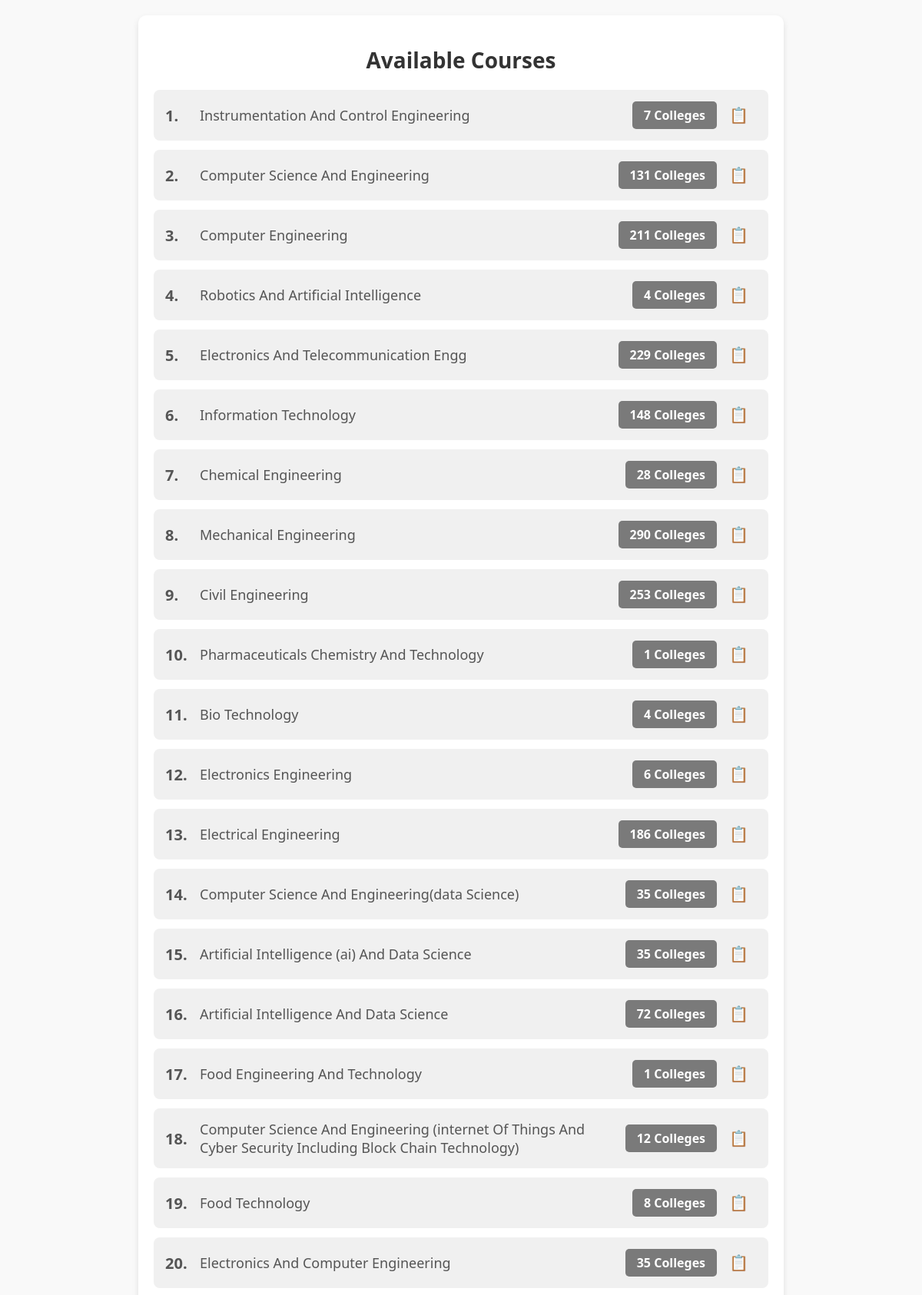
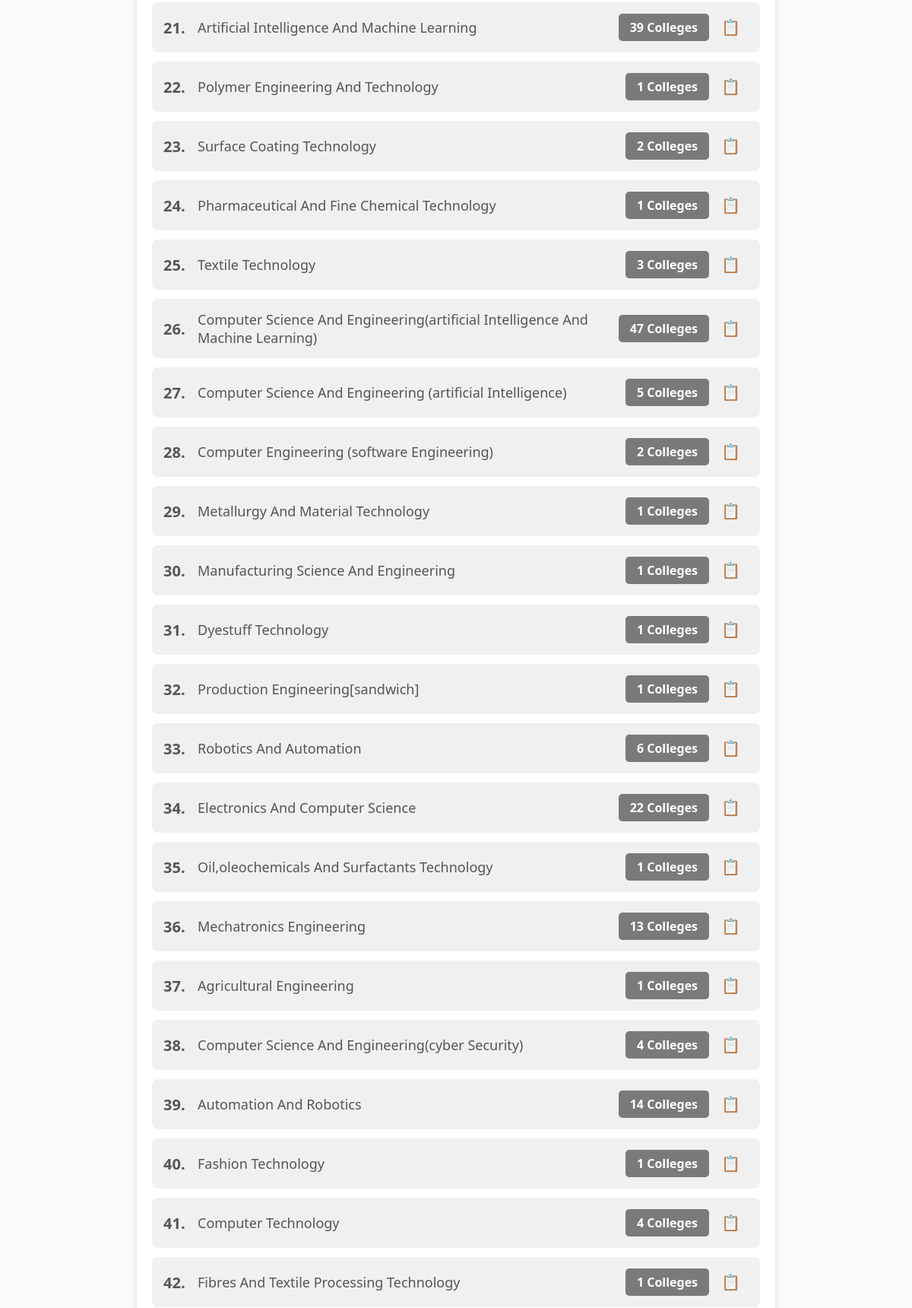
Screenshot of /info/courses (upper part) with the database file from the repository (2 pictures, top to bottom).
### tables this page shows
CREATE TABLE "courses" (
	"course_id"	INTEGER,
	"course_name"	INTEGER NOT NULL UNIQUE, college_count INTEGER DEFAULT 0,
	PRIMARY KEY("course_id")
);

### app.py (the view)
@app.route("/info/courses")
def courses():
    conn = sqlite3.connect(db_path)
    cursor = conn.cursor()
    cursor.execute("SELECT course_name,college_count FROM courses")
    all_courses = cursor.fetchall()
    conn.close()
    return render_template("courses_info.html",data=all_courses)

### templates/courses_info.html (shortened to what this page needs)
<!DOCTYPE html>
<html lang="en">
<head>
</head>
<body>
    <div class="container">
        <h1>Available Courses</h1>
        <ol class="course-list">
            {% for course in data %}
                <li>
                    <span class="course-name">{{ course[0] }}</span>
                    <span class="course-count">{{ course[1] }} Colleges</span>
                    <button class="copy-btn" data-tooltip="Copy to clipboard" onclick="copyToClipboard('{{ course[0] }}')">
                        &#x1F4CB;
                    </button>
                </li>
            {% endfor %}
        </ol>
    </div>
</body>
</html>

### templates/courses_info.html (style rules this page uses)
body { font-family: 'Segoe UI', Tahoma, Geneva, Verdana, sans-serif; background-color: #f9f9f9; margin: 0; padding: 20px; }
.container { max-width: 800px; margin: 0 auto; background-color: #ffffff; padding: 20px; box-shadow: 0 4px 8px rgba(0, 0, 0, 0.1); border-radius: 10px; }
h1 { text-align: center; color: #333; margin-bottom: 20px; font-size: 28px; }
.course-list { counter-reset: course-counter; padding-left: 0; }
.course-list li { background-color: #f0f0f0; margin: 12px 0; padding: 15px 20px; border-radius: 8px; font-size: 18px; color: #555; transition: background-color 0.3s ease, box-shadow 0.3s ease; list-style: none; position: relative; display: flex; justify-content: space-between; align-items: center; }
.course-list li::before { counter-increment: course-counter; content: counter(course-counter) "."; position: absolute; left: 15px; top: 50%; transform: translateY(-50%); font-weight: bold; color: #555; font-size: 20px; }
.course-name { margin-left: 40px; flex-grow: 1; }
.course-count { background-color: #7a7a7a; border-radius: 5px; padding: 7px 15px; font-size: 16px; color: #fff; font-weight: bold; white-space: nowrap; margin-right: 10px; }
.copy-btn { background: none; border: none; cursor: pointer; font-size: 20px; color: #007bff; transition: color 0.3s ease; position: relative; }
.copy-btn::after { content: attr(data-tooltip); position: absolute; left: 50%; bottom: 100%; transform: translateX(-50%); background-color: #333; color: #fff; padding: 5px 10px; border-radius: 5px; white-space: nowrap; font-size: 14px; opacity: 0; transition: opacity 0.3s ease; pointer-events: none; }

### rows the page displays
courses: course_name "Instrumentation And Control Engineering", college_count "7"
courses: course_name "Computer Science And Engineering", college_count "131"
courses: course_name "Computer Engineering", college_count "211"
courses: course_name "Robotics And Artificial Intelligence", college_count "4"
courses: course_name "Electronics And Telecommunication Engg", college_count "229"
courses: course_name "Information Technology", college_count "148"
courses: course_name "Chemical Engineering", college_count "28"
courses: course_name "Mechanical Engineering", college_count "290"
courses: course_name "Civil Engineering", college_count "253"
courses: course_name "Pharmaceuticals Chemistry And Technology", college_count "1"
courses: course_name "Bio Technology", college_count "4"
courses: course_name "Electronics Engineering", college_count "6"
courses: course_name "Electrical Engineering", college_count "186"
courses: course_name "Computer Science And Engineering(data Science)", college_count "35"
courses: course_name "Artificial Intelligence (ai) And Data Science", college_count "35"
courses: course_name "Artificial Intelligence And Data Science", college_count "72"
courses: course_name "Food Engineering And Technology", college_count "1"
courses: course_name "Computer Science And Engineering (internet Of Things And Cyber Security Including Block Chain Technology)", college_count "12"
courses: course_name "Food Technology", college_count "8"
courses: course_name "Electronics And Computer Engineering", college_count "35"
courses: course_name "Artificial Intelligence And Machine Learning", college_count "39"
courses: course_name "Polymer Engineering And Technology", college_count "1"
courses: course_name "Surface Coating Technology", college_count "2"
courses: course_name "Pharmaceutical And Fine Chemical Technology", college_count "1"
courses: course_name "Textile Technology", college_count "3"
courses: course_name "Computer Science And Engineering(artificial Intelligence And Machine Learning)", college_count "47"
courses: course_name "Computer Science And Engineering (artificial Intelligence)", college_count "5"
courses: course_name "Computer Engineering (software Engineering)", college_count "2"
courses: course_name "Metallurgy And Material Technology", college_count "1"
courses: course_name "Manufacturing Science And Engineering", college_count "1"
courses: course_name "Dyestuff Technology", college_count "1"
courses: course_name "Production Engineering[sandwich]", college_count "1"
courses: course_name "Robotics And Automation", college_count "6"
courses: course_name "Electronics And Computer Science", college_count "22"
courses: course_name "Oil,oleochemicals And Surfactants Technology", college_count "1"
courses: course_name "Mechatronics Engineering", college_count "13"
courses: course_name "Agricultural Engineering", college_count "1"
courses: course_name "Computer Science And Engineering(cyber Security)", college_count "4"
courses: course_name "Automation And Robotics", college_count "14"
courses: course_name "Fashion Technology", college_count "1"
courses: course_name "Computer Technology", college_count "4"
courses: course_name "Fibres And Textile Processing Technology", college_count "1"
